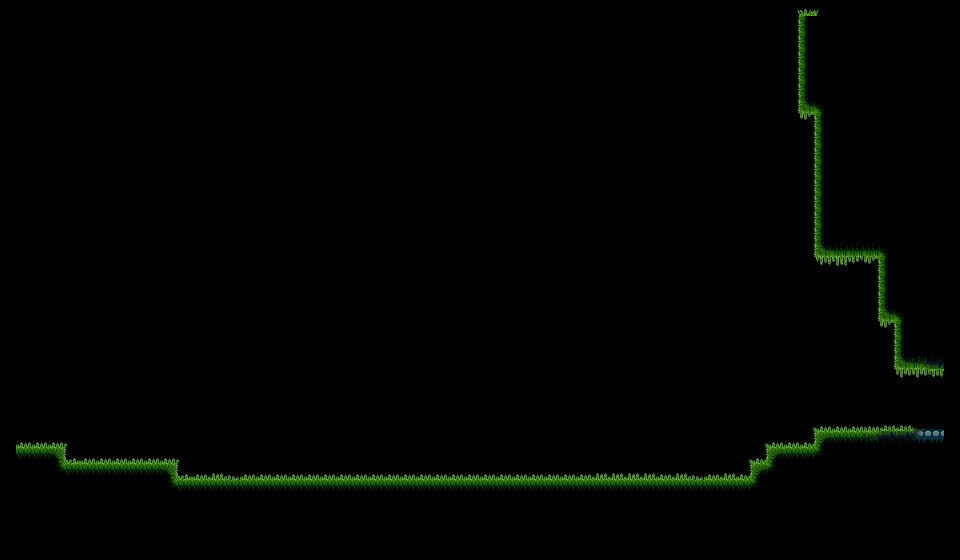

This is a level from a 2D game, rendered from its Tiled map with the project's own tilesets. A one-line summary and the map file follow, with tile-layer data summarised:
An orthogonal 60x35 tile map with 16x16 px tiles, 3 tile layers (Details, enviroment, Corrections), 1 hidden layer not drawn, 2 tilesets and 3 objects.

<map version="1.10" tiledversion="1.10.1" orientation="orthogonal" renderorder="right-down" width="60" height="35" tilewidth="16" tileheight="16" infinite="0" nextlayerid="9" nextobjectid="5">
 <tileset firstgid="1" source="Tilest.tsx" />
 <tileset firstgid="785" source="../Sullen Settlement/BrickTileset.tsx" />
 <layer id="6" name="Details" width="60" height="35">
  <data>[2100 cells, 0 non-empty, 0 distinct tile ids]</data>
 </layer>
 <layer id="2" name="prototype" width="60" height="35" visible="0">
  <data>[2100 cells, 2100 non-empty, 2 distinct tile ids]</data>
 </layer>
 <layer id="1" name="enviroment" width="60" height="35">
  <properties>
   <property name="DeleteTiles" type="bool" value="true" />
   <property name="MatchInOrder" type="bool" value="true" />
  </properties>
  <data>[2100 cells, 1920 non-empty, 41 distinct tile ids]</data>
 </layer>
 <layer id="7" name="Corrections" width="60" height="35">
  <data>[2100 cells, 33 non-empty, 16 distinct tile ids]</data>
 </layer>
 <objectgroup id="8" name="CameraConfiner" visible="0">
  <object id="4" x="944" y="16">
   <polygon points="0,0 0,528 -928,528 -928,0" />
  </object>
 </objectgroup>
 <objectgroup id="3" name="TerrainCollider" opacity="0.24">
  <object id="2" x="16" y="448">
   <polygon points="0,0 48,0 48,16 160,16 160,32 736,32 736,16 752,16 752,0 800,0 800,-16 928,-16 928,96 0,96" />
  </object>
  <object id="3" x="944" y="368">
   <polygon points="0,0 -48,0 -48,-48 -64,-48 -64,-112 -128,-112 -128,-256 -144,-256 -144,-352 0,-352" />
  </object>
 </objectgroup>
</map>